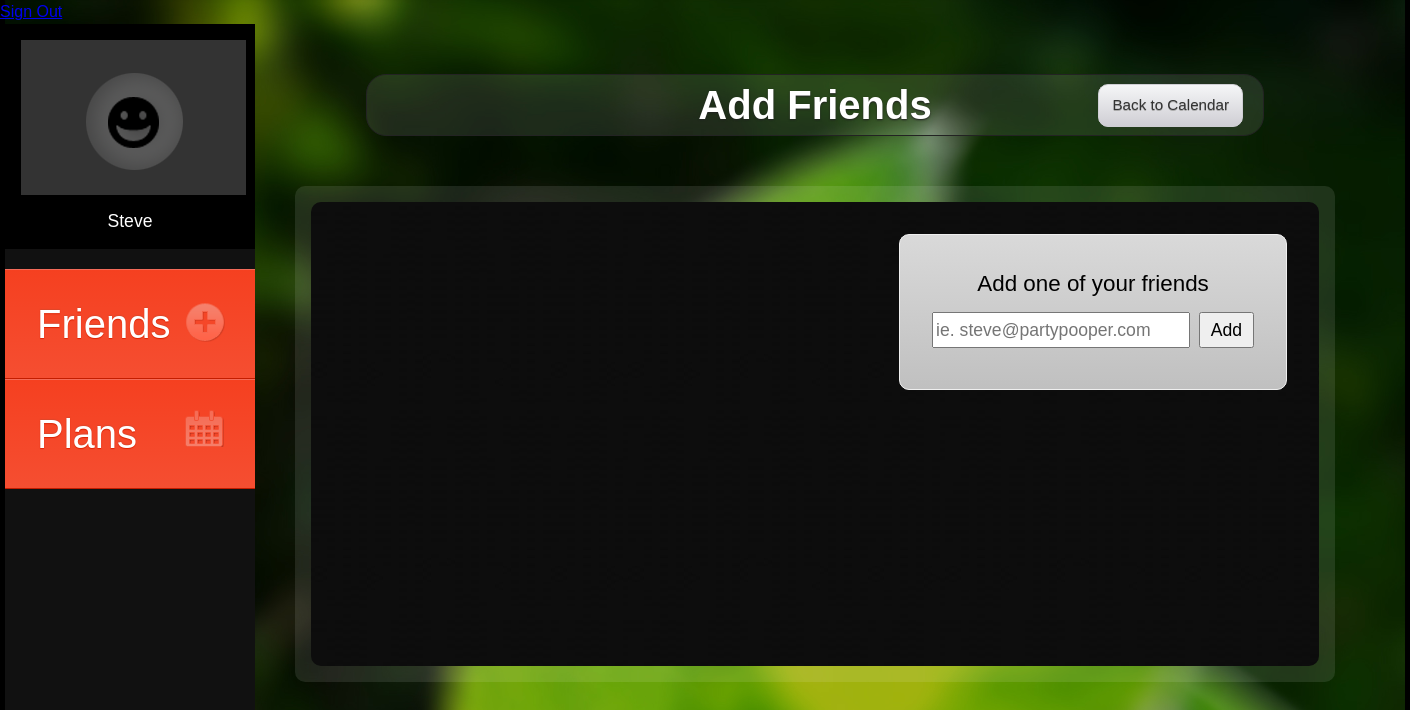
/friends.php (signed in), run on an earlier commit of the app's database.
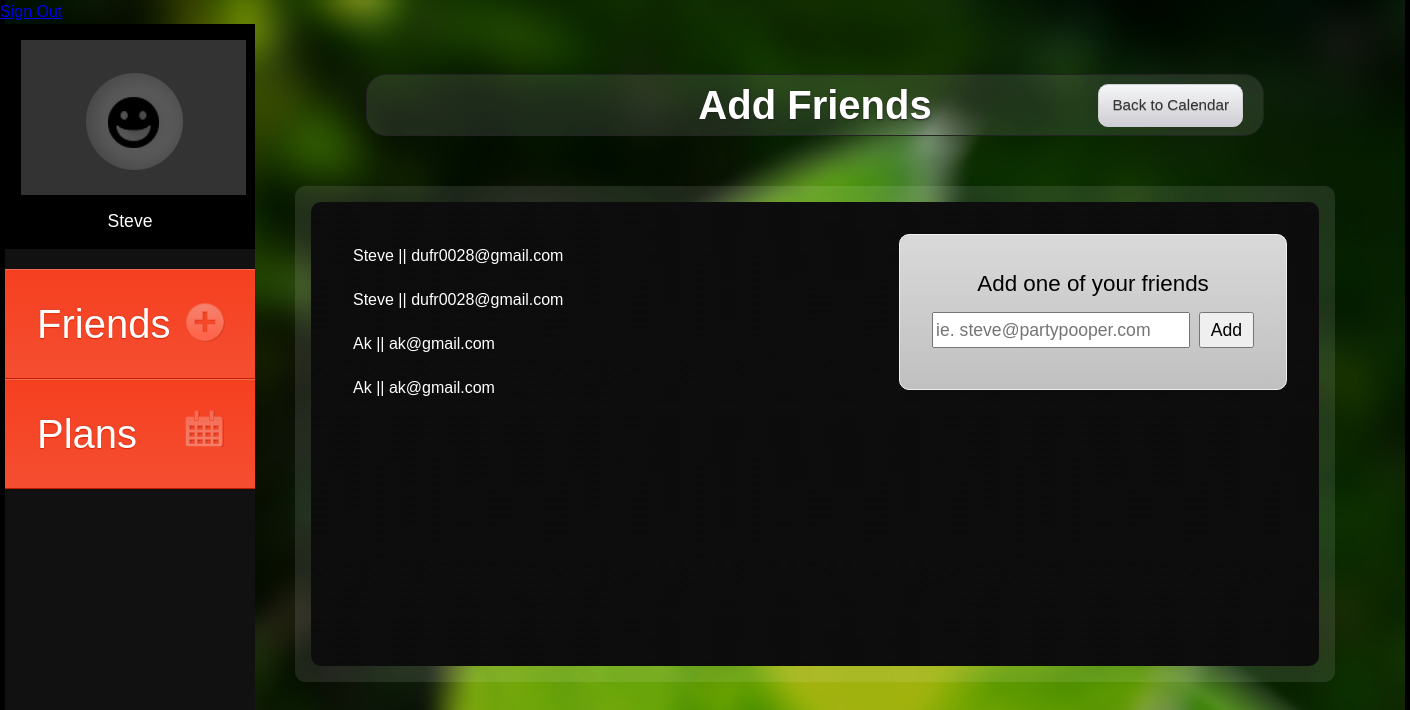
And on a later commit of the database.
### tables this page shows
CREATE TABLE IF NOT EXISTS `friends` (
  `id` int(11) NOT NULL AUTO_INCREMENT,
  `user_id` int(11) NOT NULL,
  `friend_id` int(11) NOT NULL,
  PRIMARY KEY (`id`),
  KEY `user_id` (`user_id`),
  KEY `friend_id` (`friend_id`)
);

CREATE TABLE IF NOT EXISTS `users` (
  `id` int(11) NOT NULL AUTO_INCREMENT,
  `username` varchar(255) NOT NULL,
  `password` varchar(255) NOT NULL,
  `email` varchar(255) NOT NULL,
  PRIMARY KEY (`id`),
  KEY `id` (`id`)
);

### includes/users.php (called while the page is built, shortened)
<?php
function user_is_signed_in () {
	return true;
}
function get_fingerprint ($user_id) {
	return sha1(
	$user_id
	. $_SERVER['REMOTE_ADDR']
	. $_SERVER['HTTP_USER_AGENT']
	);
}

### includes/requests.php (called while the page is built, shortened)
<?php
function get_username ($db, $id){
	$sql = $db->prepare('SELECT username FROM users WHERE id = :id');
	$sql->bindValue(':id', $id, PDO::PARAM_INT);
	$sql->execute();
	$results = $sql->fetch();
	$user_name = ucfirst($results['username']);
	return $user_name;
}
function get_friend_email ($db, $id){
	$sql = $db->prepare('SELECT email FROM users WHERE id = :id');
	$sql->bindValue(':id', $id, PDO::PARAM_INT);
	$sql->execute();
	$results = $sql->fetch();
	return $results;
}
function get_friend_ids ($db, $user_id) {
$sql = $db->prepare('
	SELECT friend_id
	FROM friends
	WHERE user_id = :user_id
');
$sql->bindValue(':user_id', $user_id, PDO::PARAM_INT);
$sql->execute();
$results = $sql->fetchAll();
return $results;
}
?>

### friends.php (the view, shortened to what this page needs)
<?php
require_once 'includes/db.php';
require_once 'includes/users.php';
require_once 'includes/requests.php';
$user_id = ($_SESSION['user-id']);
$user_name = ucFirst($_SESSION['username']);
?>
<!DOCTYPE html>
<html>
<head>
	<link href="css/general.css" rel="stylesheet">
</head>
<body>
	<?php if (user_is_signed_in()) : ?>
	<a href="sign-out.php">Sign Out</a>
	<?php endif; ?>
	<div class="container">
		<div class="header-container">
			<header class="mainHead">
				<figure>
					<a href="calendar.php"><img src="images/clips/myface.png" alt=""></a>
					<figcaption><?php echo $user_name;?></figcation>
				</figure>
				<nav>
					<ul>
						<li id="friends"><a href="friends.php">Friends</a></li>
						<li id="plans"><a href="add-event.php">Plans</a></li>
					</ul>
				</nav>
			</header>
		</div>
		<div class="content-container">
			<div class="eventAdd">
				<header class="contentHead">
					<h1>Add Friends</h1>
					<p><a href="calendar.php">Back to Calendar</a></p>
				</header>
				<div class="contentBody">
					<div class="friendBody clearfix">
						<ul class="friendsUl">
							<?php
							$friend_ids = get_friend_ids($db, $user_id);
							foreach($friend_ids as $friends) {
							$current_friend = intval($friends['friend_id']);
							$friend_username = get_username ($db, $current_friend);
							$friend_email = get_friend_email ($db, $current_friend);
							echo '<li>'.$friend_username.' || '.$friend_email['email'].'</li>';
							 }; ?>
						</ul>
						<form id="addFriend" method="post" action="friends.php">
							<label for="addFriend">Add one of your friends</label>
							<input id="addEmail" name="addEmail" placeholder="ie. steve@partypooper.com" value="">
							<button id="addBtn" type="submit">Add</button>
						</form>
					</div>
				</div>
			</div>
		</div>
	</div>
<body>
</html>

### css/general.css (style rules this page uses)
header, footer, nav, aside, article, section { display: block; }
body { margin: 0;padding: 0; background: #000 url('../images/bg/loginbg.jpg') no-repeat top fixed; background-color #000; font: normal 100%/1.5 arial, sans-serif; }
.container { margin: 0 auto; padding: 0; width: 1400px; }
h1 { font-size: 2.5em; }
.header-container { float: left; }
.content-container { float: left; width: 80%; padding-top: 50px; }
.mainHead { margin: 0; width: 250px; height: 1200px; background: #111111; }
.mainHead figure { margin:0; width: 250px; height: 225px; background-color: #000; }
.mainHead img { padding: 1em; }
.mainHead figcaption { margin: 0; margin-top: -10px; padding: 0; height: 10px; font-size: 1.1em; text-align: center; color: #fff; }
.mainHead nav ul { margin: 0; margin-top: 20px; padding: 0; list-style-type: none; }
.mainHead nav li { margin: 0; padding: 1.5em; position: relative; background-color: #f54020; background-image: -webkit-gradient(linear, left top, left bottom, from(#f54020), to(#f54e31)); background-image: -webkit-linear-gradient(top, #f54020, #f54e31); background-image: -moz-linear-gradient(top, #f54020, #f54e31); background-image: -o-linear-gradient(top, #f54020, #f54e31); background-image: linear-gradient(to bottom, #f54020, #f54e31); border-bottom: 1px solid #c31d00; border-top: 1px solid #f46b59; }
.mainHead li a { padding: 1em; padding-left: 0.2em; color: #fff; font-size: 2.5em; text-decoration:none; text-shadow: 0 1px 1px #dd2200, 0 -1px 1px #dd472c; }
#friends a:after, #friends a:hover:after { position:absolute; content: ""; height: 40px; width: 40px; right: 30px; top: 30%; }
#friends a:after { background: url("../images/clips/icon-sprite.png") no-repeat left; background-position: 0 0; }
#plans a:after, #plans a:hover:after { position:absolute; content: ""; height: 40px; width: 40px; right: 31px; top: 25%; }
#plans a:after { background: url("../images/clips/icon-sprite.png") no-repeat left; background-position: 0 -40px }
.contentHead { position: relative; margin: 0 auto; width: 80%; height: 60px; padding: 0; -webkit-border-radius: 20px; border-radius: 20px; background-color: rgba(250,250,250,0.1); border: 1px solid #232323; text-align: center; }
.contentHead h1 { margin:0; color:#fff; text-shadow: 0 1px 2px #222; }
.contentHead p { position: absolute; padding: 0.5em; margin-top: 9px; height: 25px; top: 0; right: 20px; background-color: #f5f6f7; background-image: -webkit-gradient(linear, left top, left bottom, from(#f5f6f7), to(#cfced4)); background-image: -webkit-linear-gradient(top, #f5f6f7, #cfced4); background-image: -moz-linear-gradient(top, #f5f6f7, #cfced4); background-image: -o-linear-gradient(top, #f5f6f7, #cfced4); background-image: linear-gradient(to bottom, #f5f6f7, #cfced4); -webkit-border-radius: 10px; border-radius: 10px; border: 1px solid #cfced4; }
.contentHead p a { padding: 10px 5px; text-decoration: none; font-size: 0.95em; color: #333; text-shadow: 0 1px #aaa; }
.contentBody { margin: 0 auto; margin-top: 50px; width: 90%; padding: 1em; -webkit-border-radius: 10px; border-radius: 10px; background-color: rgba(250,250,250,0.1); }
.eventBody, .friendBody, .calendarBody { padding: 2em; background-color: #000; background: url("../images/bg/eventsbg.jpg"); -webkit-border-radius: 10px; border-radius: 10px; color: #fff; }
form { font-size: 2em; }
.friendBody { min-height: 400px; }
.friendsUl { float: left; margin:0; padding: 0; padding-right: 40px; list-style-type:none; }
.friendsUl li { padding: 10px; }
#addFriend { float:right; padding: 1em; height: 90px; background-color: #d9d9d9; background-image: -webkit-gradient(linear, left top, left bottom, from(#d9d9d9), to(#c0c0c0)); background-image: -webkit-linear-gradient(top, #d9d9d9, #c0c0c0); background-image: -moz-linear-gradient(top, #d9d9d9, #c0c0c0); background-image: -o-linear-gradient(top, #d9d9d9, #c0c0c0); background-image: linear-gradient(to bottom, #d9d9d9, #c0c0c0); border:1px solid #efefef; -webkit-border-radius: 10px; border-radius: 10px; text-align: center; color:#000; }
#addFriend label { display: block; font-size: 0.7em; }
#addEmail { width: 250px; height: 30px; font-size: 0.55em; }
#addBtn { width: 55px; height: 36px; font-size: 0.55em; }
.clearfix:before, .clearfix:after { content: ""; display: table; }
.clearfix:after { clear: both; }
.clearfix { zoom: 1; }

What changed in the data, as far as the page shows it:
added friends: friend.username "Steve", user.email "dufr0028@gmail.com"
added friends: friend.username "Steve", user.email "dufr0028@gmail.com"
added friends: friend.username "Ak", friend.email "ak@gmail.com"
added friends: friend.username "Ak", friend.email "ak@gmail.com"
